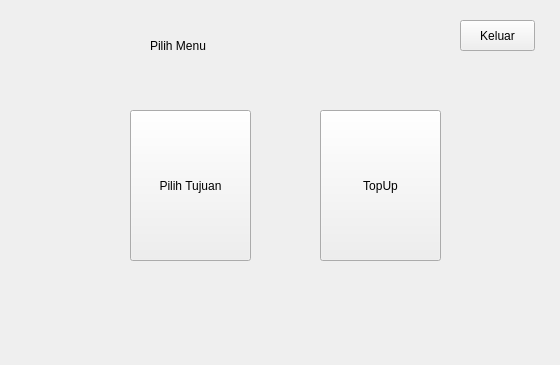
<?xml version="1.0" encoding="UTF-8"?>
<ui version="4.0">
 <class>Form</class>
 <widget class="QWidget" name="Form">
  <property name="geometry">
   <rect>
    <x>0</x>
    <y>0</y>
    <width>560</width>
    <height>365</height>
   </rect>
  </property>
  <property name="windowTitle">
   <string>Form</string>
  </property>
  <widget class="QPushButton" name="pushButton">
   <property name="geometry">
    <rect>
     <x>460</x>
     <y>20</y>
     <width>75</width>
     <height>31</height>
    </rect>
   </property>
   <property name="text">
    <string>Keluar</string>
   </property>
   <property name="icon">
    <iconset>
     <normaloff>dataset/icon/arrow-right-from-bracket-solid.svg</normaloff>dataset/icon/arrow-right-from-bracket-solid.svg</iconset>
   </property>
  </widget>
  <widget class="QPushButton" name="pushButton_2">
   <property name="geometry">
    <rect>
     <x>130</x>
     <y>110</y>
     <width>121</width>
     <height>151</height>
    </rect>
   </property>
   <property name="text">
    <string>Pilih Tujuan</string>
   </property>
  </widget>
  <widget class="QPushButton" name="pushButton_3">
   <property name="geometry">
    <rect>
     <x>320</x>
     <y>110</y>
     <width>121</width>
     <height>151</height>
    </rect>
   </property>
   <property name="text">
    <string>TopUp</string>
   </property>
  </widget>
  <widget class="QLabel" name="label">
   <property name="geometry">
    <rect>
     <x>150</x>
     <y>20</y>
     <width>261</width>
     <height>51</height>
    </rect>
   </property>
   <property name="styleSheet">
    <string notr="true">font: 700 36pt &quot;Segoe UI&quot;;</string>
   </property>
   <property name="text">
    <string>Pilih Menu</string>
   </property>
  </widget>
 </widget>
 <resources/>
 <connections/>
</ui>
